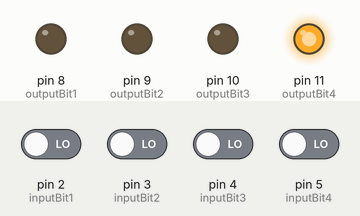
Simulated run of this sketch. Board: Arduino Uno, built with avr-gcc and run on an emulated ATmega328P. On the bench: output pins drawn as LEDs (lit = HIGH). Inputs (shaded band) come from the test bench; at power-on: pin 2 (inputBit1), pin 3 (inputBit2), pin 4 (inputBit3), pin 5 (inputBit4) LOW.

Above: at 1.2 s.
1.3 s: pin 3 (inputBit2) driven HIGH
At 1.9 s:
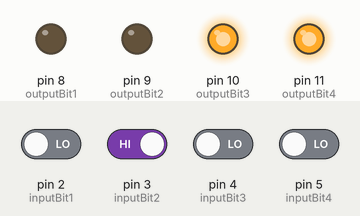
2.8 s: pin 4 (inputBit3) driven HIGH
At 4.0 s:
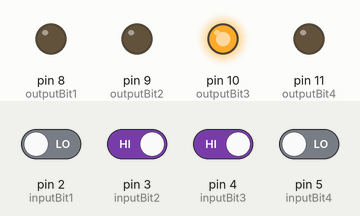
4.3 s: pin 3 (inputBit2) driven LOW
At 5.4 s:
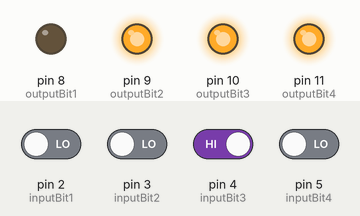
5.8 s: pin 5 (inputBit4) driven HIGH
At 6.5 s:
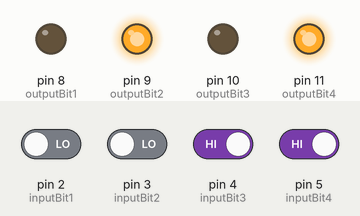
7.3 s: pin 4 (inputBit3) driven LOW
At 7.7 s:
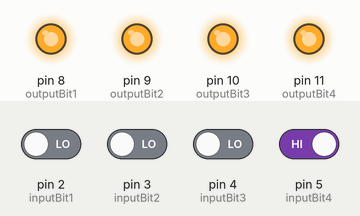
8.8 s: pin 2 (inputBit1) driven HIGH
At 10.0 s:
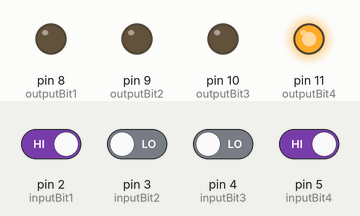
Timing chart, 0 to 11.3 s (numbered marks = the images above; inputs shaded):
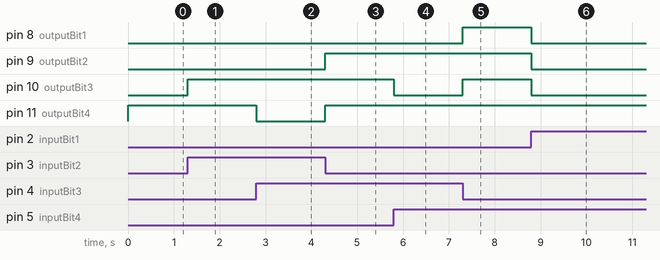

The sketch:

VelocidadeBinaria.ino
```cpp
  // Declarando pinos de entrada:
  const int inputBit1 = 2;
  const int inputBit2 = 3;
  const int inputBit3 = 4;
  const int inputBit4 = 5;
  // Declarando pinos de saída:
  const int outputBit1 = 8;
  const int outputBit2 = 9;
  const int outputBit3 = 10;
  const int outputBit4 = 11;
  // Declarando os bits de entrada do tempo:
  int tBit1, tBit2, tBit3, tBit4;
  // Declarando os bits de saída da velocidade:
  int vBit1, vBit2, vBit3, vBit4;


  int tempo;
  int velocidade;
  int valorbinario[4];

void setup() {

  // Configurando os bits como entrada:
  pinMode (inputBit1, INPUT);
  pinMode (inputBit2, INPUT);
  pinMode (inputBit3, INPUT);
  pinMode (inputBit4, INPUT);

  //Configurando os bits como saída:
  pinMode (outputBit1, OUTPUT);
  pinMode (outputBit2, OUTPUT);
  pinMode (outputBit3, OUTPUT);
  pinMode (outputBit4, OUTPUT);
}


  //Funcao que converte Decimal pra Binario
void dectobin(int valor){
    int i=1;
    while (i<5){
      valorbinario [4-i] = valor % 2;
      valor = valor/2;
      i++;
    }
  }

void loop() {

  //Lê os valores de cada entrada de forma digital:

  tBit1 = digitalRead(inputBit1);
  tBit2 = digitalRead(inputBit2);
  tBit3 = digitalRead(inputBit3);
  tBit4 = digitalRead(inputBit4);

  // Calcula o valor analógico do tempo:
  tempo = (tBit4)+(2*tBit3) + (4*tBit2) + (8*tBit1);
  velocidade = 15/tempo;

  //Converte o valor da velocidade para binário:
  dectobin (velocidade);
  vBit1 = valorbinario[0];
  vBit2 = valorbinario[1];
  vBit3 = valorbinario[2];
  vBit4 = valorbinario[3];

  //Passa os bits como saída:
  digitalWrite (outputBit1, vBit1);
  digitalWrite (outputBit2, vBit2);
  digitalWrite (outputBit3, vBit3);
  digitalWrite (outputBit4, vBit4);
}
```

Measured:
- after the input at 1.3 s, pin 10 (outputBit3): LOW → HIGH at once
- after the input at 2.8 s, pin 11 (outputBit4): HIGH → LOW at once
- after the input at 4.3 s, pin 9 (outputBit2), pin 11 (outputBit4): LOW → HIGH at once
- after the input at 5.8 s, pin 10 (outputBit3): HIGH → LOW at once
- after the input at 7.3 s, pin 8 (outputBit1), pin 10 (outputBit3): LOW → HIGH at once
- after the input at 8.8 s, pin 8 (outputBit1), pin 9 (outputBit2), pin 10 (outputBit3): HIGH → LOW at once
